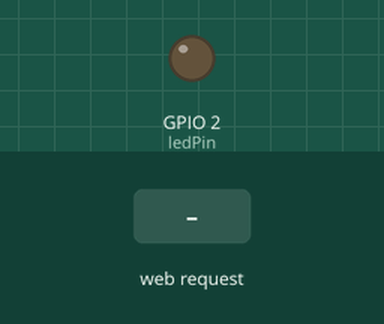
The program below on a simulated ESP32. On the bench: output pins drawn as LEDs (lit = HIGH). Inputs (shaded band) come from the test bench. What the program prints to the serial monitor is not drawn.

Above: at 1.2 s.
1.3 s: HTTP request GET /LEDOn received
At 2.1 s:
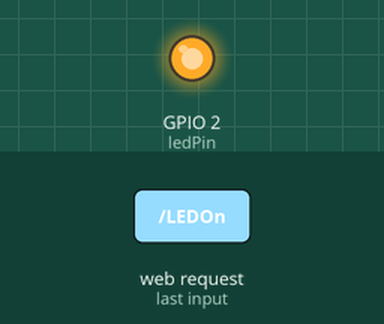
2.8 s: HTTP request GET /LEDOff received
At 3.3 s:
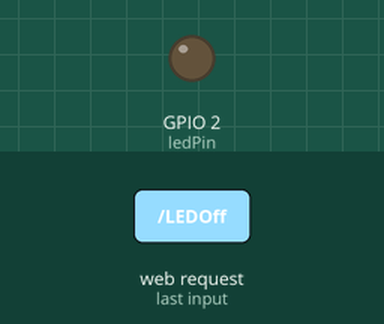
Timing chart, 0 to 5.8 s (numbered marks = the images above; inputs shaded):
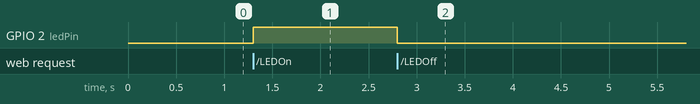

Measured:
- after the input at 1.3 s, GPIO 2 (ledPin): LOW → HIGH at once
- after the input at 2.8 s, GPIO 2 (ledPin): HIGH → LOW at once

The program:

main.cpp
```cpp
#include <Arduino.h>
#include <WiFi.h>
#include <WebServer.h>

const char *ssid = "ESP32_SSID_01";  // Set your desired SSID
const char *password = "esp32";  // Set your desired password
const int ledPin = 2;  // GPIO pin where the LED is connected (ESP32 built-in LED is usually on GPIO 2)

WebServer server(80);

void handleRoot() {
  String html = "<html><body><h1>ESP32 LED Control</h1>";
  html += "<form action=\"/LEDOn\"><input type=\"submit\" value=\"Turn On LED\"></form>";
  html += "<form action=\"/LEDOff\"><input type=\"submit\" value=\"Turn Off LED\"></form>";
  html += "</body></html>";
  server.send(200, "text/html", html);
}

void handleLEDOn() {
  digitalWrite(ledPin, HIGH);  // Turn the LED on
  server.send(200, "text/html", "<html><body><h1>LED is ON</h1><a href=\"/\">Go Back</a></body></html>");
}

void handleLEDOff() {
  digitalWrite(ledPin, LOW);  // Turn the LED off
  server.send(200, "text/html", "<html><body><h1>LED is OFF</h1><a href=\"/\">Go Back</a></body></html>");
}

void setup() {
  pinMode(ledPin, OUTPUT);  // Set the LED pin as an output
  Serial.begin(115200);

  WiFi.softAP(ssid, password);  // Initialize the WiFi as an access point
  Serial.println();
  Serial.print("WiFi AP SSID: ");
  Serial.println(ssid);

  IPAddress IP = WiFi.softAPIP();  // Get the IP address of the AP
  Serial.print("AP IP address: ");
  Serial.println(IP);

  server.on("/", handleRoot);  // Define the root handler
  server.on("/LEDOn", handleLEDOn);  // Define the LED on handler
  server.on("/LEDOff", handleLEDOff);  // Define the LED off handler

  server.begin();  // Start the web server
  Serial.println("HTTP server started");
}

void loop() {
  server.handleClient();  // Handle client requests
}
```
